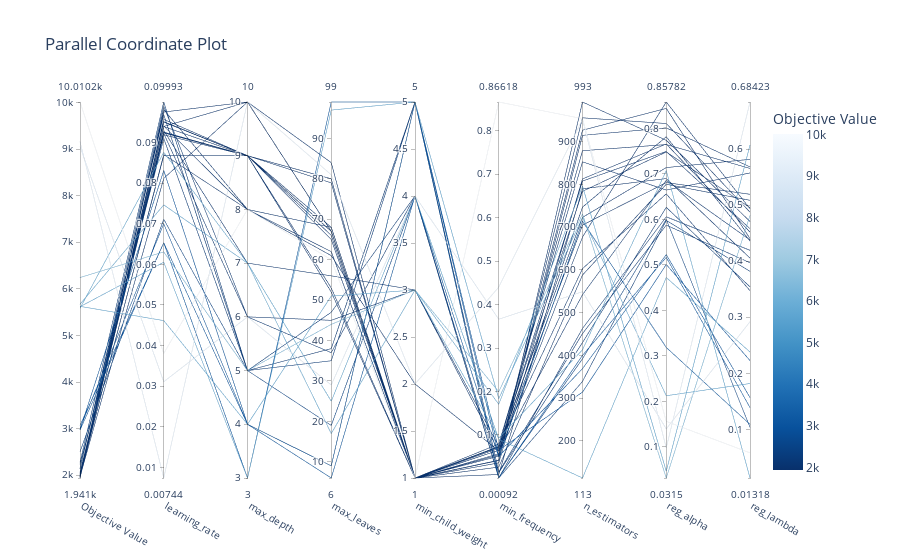

The cell this chart's notebook holds for it:
### Code cell
#Grafico de coordenadas paralelas con Optuna y Prunning
plot_parallel_coordinate(study_opt_pr)
